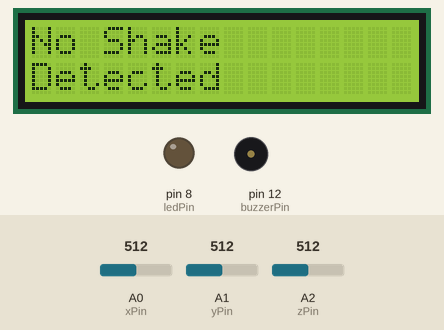
The sketch below on a simulated Arduino Uno, built with avr-gcc and run on an emulated ATmega328P. On the bench: 16×2 character LCD, output pins drawn as LEDs (lit = HIGH), buzzer (waves = sounding). Inputs (shaded band) come from the test bench; at power-on: A0 (xPin) = 512, A1 (yPin) = 512, A2 (zPin) = 512. Pins used as bus, display or sensor lines are not drawn; what the sketch prints to the serial monitor is not drawn.

Above: at 16.8 s.
16.9 s: A0 (xPin) set to 716
At 17.6 s:
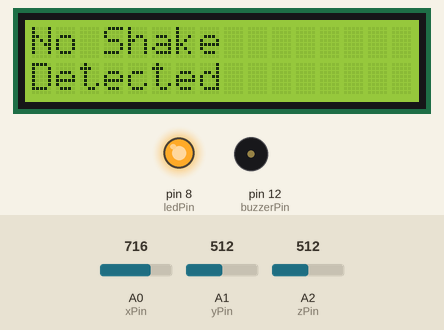
18.5 s: A0 (xPin) set to 531
20.0 s: A0 (xPin) set to 505
At 21.3 s:
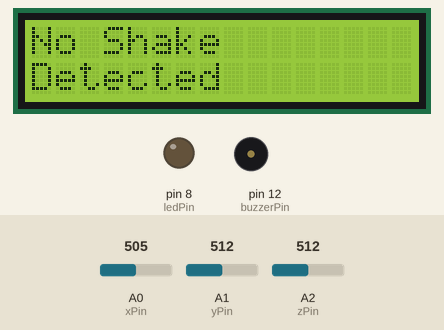
21.6 s: A0 (xPin) set to 306
At 22.2 s:
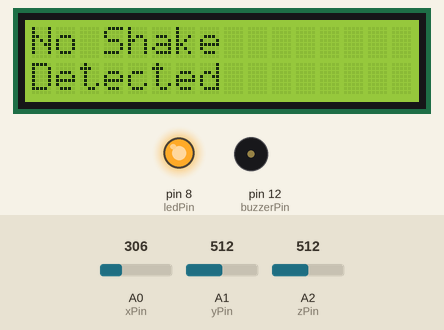
23.2 s: A0 (xPin) set to 511
At 24.7 s:
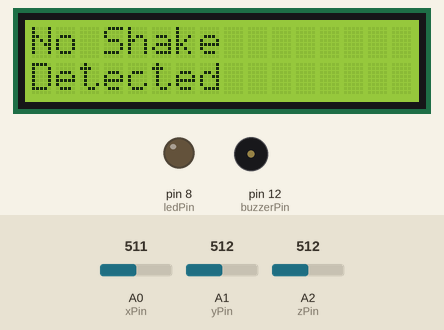
Timing chart, 0 to 25.8 s (numbered marks = the images above; inputs shaded):
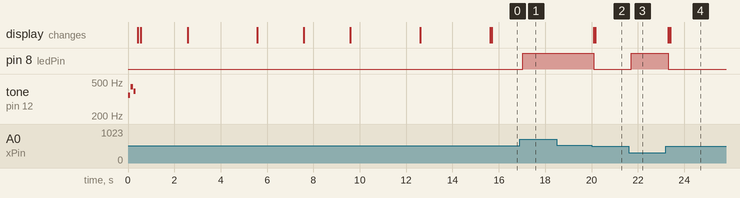

Measured:
- the behaviour switches between 523 and 522 on A0 (xPin) (found by bisection; images 1 and 2)
- after the input at 16.9 s, pin 8 (ledPin): LOW → HIGH after 0.12 s
- after the input at 18.5 s, every drawn part: stays the same
- after the input at 20.0 s, pin 8 (ledPin): HIGH → LOW after 0.09 s; the display: first changes after 0.09 s (image 2 shows a later state)
- after the input at 21.6 s, pin 8 (ledPin): LOW → HIGH after 0.12 s
- after the input at 23.2 s, pin 8 (ledPin): HIGH → LOW after 0.11 s; the display: first changes after 0.11 s (image 4 shows a later state)

The sketch:

EDS-EarthquakeDetectionSystem.ino
```cpp
//NOTE: Please add melodiesandpins.h library inside the folder.Otherwise, software errors may occur.In case of error occurrence,try to read README files accordingly.

#include <math.h>
#include <LiquidCrystal_I2C.h>
#include "melodiesandpins.h"

LiquidCrystal_I2C lcd(0x27, 16, 2);
void setup()

{

  for (int i = 0; i < toneNumber; i++)
  {
    tone(buzzerPin, notes[i]);
    delay(100);
    noTone(buzzerPin);
    delay(20);
  }
  noTone(buzzerPin);

  lcd.begin();  //initializing lcd
  pinMode(buzzerPin, OUTPUT);
  pinMode(ledPin, OUTPUT);
  Serial.begin(9600); // initializing serial

  delay(100);
  lcd.setCursor(0, 0);
  lcd.print("Earthquake");
  lcd.setCursor(0, 1);
  lcd.print("Detector 1.0");
  delay(2000);
  lcd.clear();

  lcd.setCursor(0, 0);
  lcd.print("Calibrating The");
  lcd.setCursor(0, 1);
  lcd.print("System");
  delay(3000);
  lcd.clear();

  lcd.setCursor(0, 0);
  lcd.print("Calibrating");
  lcd.setCursor(0, 1);
  lcd.print("*");
  delay(2000);
  lcd.print("*");
  delay(2000);
  lcd.print("*");

  delay(3000);
  lcd.clear();

  lcd.setCursor(0, 0);
  lcd.print("Calibration");
  lcd.setCursor(0, 1);
  lcd.print("Completed");
  delay(3000);
  lcd.clear();
  buz = 0;
  digitalWrite(buzzerPin, buz);
  digitalWrite(ledPin, buz);
  for (int i = 0; i < samples; i++) // taking samples for calibration
  {
    xsample += analogRead(xPin);
    ysample += analogRead(yPin);
    zsample += analogRead(zPin);
  }

  xsample /= samples; // taking avg for x
  ysample /= samples;   // taking avg for y
  zsample /= samples; // taking avg for z

}

void loop()

{

  int value1 = analogRead(xPin); // reading x out
  int value2 = analogRead(yPin); //reading y out
  int value3 = analogRead(zPin); //reading z out

  int xValue = xsample - value1; // finding change in x
  int yValue = ysample - value2; // finding change in y
  int zValue = zsample - value3; // finding change in z

  delay(50);

  /* comparing change with predefined limits*/

  if (xValue < minVal || xValue > maxVal  || yValue < minVal || yValue > maxVal  || zValue < minVal || zValue > maxVal)

  {

    if (buz == 0)
      start = millis(); // timer start
    buz = 1;     // buzzer / led flag activated

  }
  else if (buz == 1)       // buzzer flag activated then alerting earthquake
  {
    lcd.clear();
    lcd.setCursor(0, 0);
    lcd.print("Earthquake Alert   ");
    if (millis() >= start + buzTime) {
      buz = 0;
    }
  }

  else

  {
    delay(5);
    lcd.clear();
    lcd.setCursor(0, 0);
    lcd.print("No Shake");
    lcd.setCursor(0, 1);
    lcd.print("Detected");
  }

  digitalWrite(buzzerPin, buz);    // buzzer on and off command
  digitalWrite(ledPin, buz);   // led on and off command

  /*sending values to processing to plot over the graph*/

  Serial.print("x=");
  Serial.println(xValue);
  Serial.print("y=");
  Serial.println(yValue);
  Serial.print("z=");
  Serial.println(zValue);
  Serial.println(" $");

}
```

melodiesandpins.h
```cpp
/* This is the library of pre-assigned notes and pins in a manner.*/

//pre-defined pins and melodies
#define buzzerPin 12
#define toneNumber 3
#define F1 349
#define G2 440
#define A3 392

int notes[] = {F1, G2, A3};
int xsample=0;
int ysample=0;
int zsample=0;
long start;
int buz=0;


//pre-defined pins
#define ledPin 8
#define xPin A0
#define yPin A1
#define zPin A2
#define samples 20
#define maxVal 10   // max change limit
#define minVal -10    // min change limit
#define buzTime 1500  // buzzer on time
```
